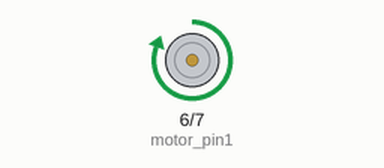
Simulated run of this sketch. Board: Arduino Uno, built with avr-gcc and run on an emulated ATmega328P. On the bench: motor-driver pin pairs drawn as motors (green arrow = first pin HIGH = forward, orange = second pin HIGH = backward, longer = more drive).

Above: at 1.0 s.
At 3.0 s:
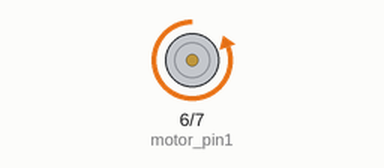
Timing chart, 0 to 5.2 s (numbered marks = the images above):
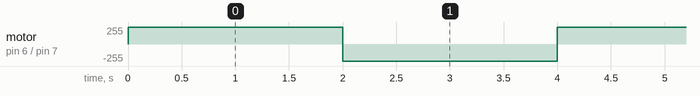

Measured:
- by itself, motor on pin 6 (motor_pin1) / pin 7 (motor_pin2): alternates forward 255/255 for 2.0 s and backward 255/255 for 2.0 s

The sketch:

Motor_2CH.ino
```cpp
#define motor_pin1 6
#define motor_pin2 7
void setup() {
  // put your setup code here, to run once:
  pinMode(motor_pin1, OUTPUT);
  pinMode(motor_pin2, OUTPUT);
}

void loop() {
  // put your main code here, to run repeatedly:
  digitalWrite(motor_pin1, HIGH);
  digitalWrite(motor_pin2, LOW);
  delay(2000);
  digitalWrite(motor_pin1, LOW);
  digitalWrite(motor_pin2, HIGH);
  delay(2000);
}
```
